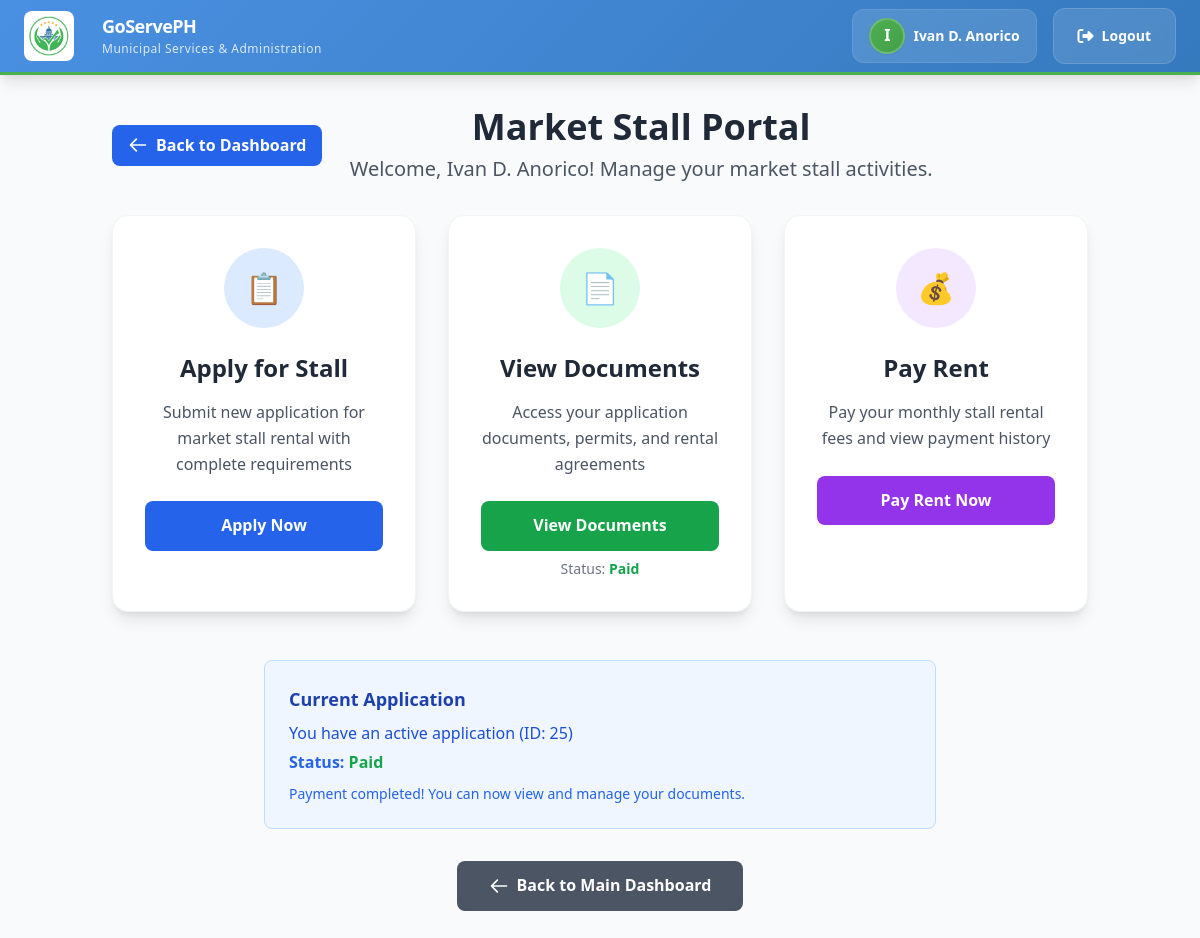
The page /citizen_portal/market_card/market-dashboard.php (signed in) on the database its author committed.
### tables this page shows
CREATE TABLE `applications` (
  `id` int(11) NOT NULL,
  `user_id` int(11) NOT NULL,
  `stall_id` int(11) NOT NULL,
  `application_type` enum('new','renewal','transfer') NOT NULL DEFAULT 'new',
  `first_name` varchar(100) NOT NULL,
  `middle_name` varchar(100) DEFAULT NULL,
  `last_name` varchar(100) NOT NULL,
  `gender` enum('Male','Female','Other') NOT NULL,
  `date_of_birth` date NOT NULL,
  `civil_status` enum('Single','Married','Divorced','Widowed') NOT NULL,
  `house_number` varchar(50) DEFAULT NULL,
  `street` varchar(255) DEFAULT NULL,
  `barangay` varchar(255) DEFAULT NULL,
  `city` varchar(255) DEFAULT NULL,
  `zip_code` varchar(10) DEFAULT NULL,
  `contact_number` varchar(20) NOT NULL,
  `email` varchar(255) NOT NULL,
  `market_name` varchar(255) NOT NULL,
  `market_section` varchar(255) NOT NULL,
  `stall_number` varchar(100) NOT NULL,
  `business_name` varchar(255) NOT NULL,
  `certification_agree` tinyint(1) NOT NULL DEFAULT 0,
  `status` enum('pending','approved','rejected','cancelled','payment_phase','paid','documents_submitted','expired') NOT NULL DEFAULT 'pending',
  `application_date` datetime NOT NULL DEFAULT current_timestamp(),
  `updated_at` datetime DEFAULT current_timestamp() ON UPDATE current_timestamp()
);

### citizen_portal/market_card/market-dashboard.php (the view, shortened to what this page needs)
<?php
$user_id = $_SESSION['user_id'];
require_once '../../db/Market/market_db.php';
$application_id = null;
$application_status = null;
$has_application = false;
try {
    $stmt = $pdo->prepare("SELECT id, status FROM applications WHERE user_id = ? ORDER BY application_date DESC LIMIT 1");
    $stmt->execute([$user_id]);
    $application = $stmt->fetch(PDO::FETCH_ASSOC);
    if ($application) {
        $application_id = $application['id'];
        $application_status = $application['status'];
        $has_application = true;
    }
} catch (PDOException $e) {
    error_log("Database error: " . $e->getMessage());
}
function getViewDocumentsPath($status) {
    switch ($status) {
        case 'paid':
            return 'view_documents/view_paid.php';
    }
}
function getStatusColor($status) {
    switch ($status) {
        case 'paid':
            return 'text-green-600';
    }
}
function getStatusDescription($status) {
    $descriptions = [
        'pending' => 'Your application is under review. Please check back later for updates.',
        'approved' => 'Your application has been approved! Please proceed to the next step.',
        'payment_phase' => 'Your application is ready for payment. Please proceed with the payment process.',
        'paid' => 'Payment completed! You can now view and manage your documents.',
        'documents_submitted' => 'All documents have been submitted. Final review in progress.',
        'rejected' => 'Your application was not approved. Please contact support for more information.',
        'cancelled' => 'This application has been cancelled.',
        'expired' => 'This application has expired. Please submit a new application.'
    ];
    return $descriptions[$status] ?? 'Application is being processed.';
}
?>
<!DOCTYPE html>
<html lang="en">
<head>
    <script src="https://cdn.tailwindcss.com"></script>
    <link rel="stylesheet" href="../navbar.css">
</head>
<body class="bg-gray-50">
    <?php
    include '../navbar.php';
    ?>
    <div class="container mx-auto px-6 py-8">
        <div class="flex justify-between items-center mb-8">
            <button onclick="location.href='../dashboard.php'"
                    class="flex items-center space-x-2 bg-blue-600 hover:bg-blue-700 text-white font-semibold py-2 px-4 rounded-lg transition-colors duration-200">
                <svg class="w-5 h-5" fill="none" stroke="currentColor" viewBox="0 0 24 24">
                    <path stroke-linecap="round" stroke-linejoin="round" stroke-width="2" d="M10 19l-7-7m0 0l7-7m-7 7h18"></path>
                </svg>
                <span>Back to Dashboard</span>
            </button>
            <div class="text-center flex-1">
                <h1 class="text-4xl font-bold text-gray-800">Market Stall Portal</h1>
                <p class="text-xl text-gray-600 mt-2">Welcome, <?= htmlspecialchars($full_name) ?>! Manage your market stall activities.</p>
            </div>
        </div>
        <div class="grid grid-cols-1 md:grid-cols-3 gap-8 max-w-6xl mx-auto">
            <div class="bg-white rounded-2xl shadow-lg hover:shadow-xl transition-all duration-300 border border-gray-100">
                <div class="p-8 text-center">
                    <div class="w-20 h-20 bg-blue-100 rounded-full flex items-center justify-center mx-auto mb-6">
                        <span class="text-3xl">📋</span>
                    </div>
                    <h3 class="text-2xl font-semibold text-gray-800 mb-4">Apply for Stall</h3>
                    <p class="text-gray-600 mb-6">Submit new application for market stall rental with complete requirements</p>
                    <button onclick="location.href='../../market_portal/market_portal.php'"
                            class="w-full bg-blue-600 hover:bg-blue-700 text-white font-semibold py-3 px-6 rounded-lg transition-colors duration-200">
                        Apply Now
                    </button>
                </div>
            </div>
            <div class="bg-white rounded-2xl shadow-lg hover:shadow-xl transition-all duration-300 border border-gray-100">
                <div class="p-8 text-center">
                    <div class="w-20 h-20 bg-green-100 rounded-full flex items-center justify-center mx-auto mb-6">
                        <span class="text-3xl">📄</span>
                    </div>
                    <h3 class="text-2xl font-semibold text-gray-800 mb-4">View Documents</h3>
                    <p class="text-gray-600 mb-6">Access your application documents, permits, and rental agreements</p>
                    <?php if ($has_application): ?>
                        <?php
                        $view_documents_path = getViewDocumentsPath($application_status);
                        $status_color = getStatusColor($application_status);
                        ?>
                        <button onclick="location.href='<?= $view_documents_path ?>?application_id=<?= $application_id ?>'"
                                class="w-full bg-green-600 hover:bg-green-700 text-white font-semibold py-3 px-6 rounded-lg transition-colors duration-200">
                            View Documents
                        </button>
                        <p class="text-sm text-gray-500 mt-2">
                            Status:
                            <span class="font-semibold <?= $status_color ?>">
                                <?= ucfirst(str_replace('_', ' ', $application_status)) ?>
                            </span>
                        </p>
                    <?php endif; ?>
                </div>
            </div>
            <div class="bg-white rounded-2xl shadow-lg hover:shadow-xl transition-all duration-300 border border-gray-100">
                <div class="p-8 text-center">
                    <div class="w-20 h-20 bg-purple-100 rounded-full flex items-center justify-center mx-auto mb-6">
                        <span class="text-3xl">💰</span>
                    </div>
                    <h3 class="text-2xl font-semibold text-gray-800 mb-4">Pay Rent</h3>
                    <p class="text-gray-600 mb-6">Pay your monthly stall rental fees and view payment history</p>
                    <?php if ($has_application): ?>
                        <button onclick="location.href='pay_rent/pay_rent.php?application_id=<?= $application_id ?>'"
                                class="w-full bg-purple-600 hover:bg-purple-700 text-white font-semibold py-3 px-6 rounded-lg transition-colors duration-200">
                            Pay Rent Now
                        </button>
                    <?php endif; ?>
                </div>
            </div>
        </div>
        <?php if ($has_application): ?>
        <div class="max-w-2xl mx-auto mt-12 bg-blue-50 border border-blue-200 rounded-lg p-6">
            <h3 class="text-lg font-semibold text-blue-800 mb-2">Current Application</h3>
            <p class="text-blue-700">You have an active application (ID: <?= $application_id ?>)</p>
            <p class="text-blue-600 mt-1">
                <strong>Status:</strong>
                <span class="font-semibold <?= getStatusColor($application_status) ?>">
                    <?= ucfirst(str_replace('_', ' ', $application_status)) ?>
                </span>
            </p>
            <p class="text-sm text-blue-600 mt-2">
                <?= getStatusDescription($application_status) ?>
            </p>
        </div>
        <?php endif; ?>
        <div class="text-center mt-8">
            <button onclick="location.href='../dashboard.php'"
                    class="bg-gray-600 hover:bg-gray-700 text-white font-semibold py-3 px-8 rounded-lg transition-colors duration-200 inline-flex items-center space-x-2">
                <svg class="w-5 h-5" fill="none" stroke="currentColor" viewBox="0 0 24 24">
                    <path stroke-linecap="round" stroke-linejoin="round" stroke-width="2" d="M10 19l-7-7m0 0l7-7m-7 7h18"></path>
                </svg>
                <span>Back to Main Dashboard</span>
            </button>
        </div>
    </div>
</body>
</html>

### citizen_portal/navbar.css (style rules this page uses)
:root { --primary-color: #4a90e2; --primary-dark: #357abd; --primary-light: #6ba8e9; --secondary-color: #9aa5b1; --accent-color: #4caf50; --accent-dark: #45a049; --accent-light: #66bb6a; --background-color: #fbfbfb; --white: #ffffff; --gray-light: #f8f9fa; --gray-medium: #e9ecef; --gray-dark: #6c757d; --text-primary: #2d3748; --text-secondary: #4a5568; --text-light: #718096; --font-family: 'Segoe UI', Tahoma, Geneva, Verdana, sans-serif; --font-size-xs: 0.75rem; --font-size-sm: 0.875rem; --font-size-base: 1rem; --font-size-lg: 1.125rem; --font-size-xl: 1.25rem; --font-size-2xl: 1.5rem; --spacing-xs: 0.25rem; --spacing-sm: 0.5rem; --spacing-md: 1rem; --spacing-lg: 1.5rem; --spacing-xl: 2rem; --spacing-2xl: 3rem; --border-radius-sm: 0.375rem; --border-radius-md: 0.5rem; --border-radius-lg: 0.75rem; --border-radius-xl: 1rem; --shadow-sm: 0 1px 2px 0 rgba(0, 0, 0, 0.05); --shadow-md: 0 4px 6px -1px rgba(0, 0, 0, 0.1), 0 2px 4px -1px rgba(0, 0, 0, 0.06); --shadow-lg: 0 10px 15px -3px rgba(0, 0, 0, 0.1), 0 4px 6px -2px rgba(0, 0, 0, 0.05); --transition-fast: 0.15s ease-in-out; --transition-normal: 0.3s ease-in-out; --transition-slow: 0.5s ease-in-out; --z-dropdown: 1000; --z-sticky: 1020; --z-fixed: 1030; --z-modal: 1040; --z-popover: 1050; --z-tooltip: 1060; }
* { margin: 0; padding: 0; box-sizing: border-box; }
body { font-family: var(--font-family); line-height: 1.6; color: var(--text-primary); background-color: var(--background-color); }

### rows shown on the page
applications: status "Paid", id "25", status "Payment completed! You can now view and manage your documents."

### other values the page prints
substr(htmlspecialchars($full_name), 0, 1) "I"
$full_name "Ivan D. Anorico"
